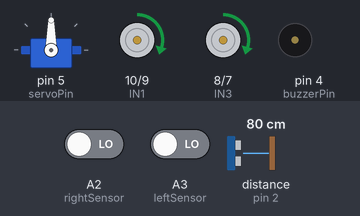
A sketch run on a simulated Arduino Leonardo, built with avr-gcc and run on an emulated ATmega32U4. Parts: servo, motor-driver pin pairs drawn as motors (green arrow = first pin HIGH = forward, orange = second pin HIGH = backward, longer = more drive, scaled by the enable pin), buzzer (waves = sounding, pin HIGH). Wiring (inferred from the names in the program): ultrasonic range finder: trigger pin 3; echo pin 2. Inputs (shaded band) come from the test bench; at power-on: distance to the obstacle (sensor on pin 2) 80 cm, A2 (rightSensor) LOW, A3 (leftSensor) LOW. The echo pulse lasts 58.3 µs per cm; pins used as bus, display or sensor lines are not drawn.

Above: at 2.2 s.
2.3 s: distance to the obstacle (sensor on pin 2) set to 35 cm
3.8 s: distance to the obstacle (sensor on pin 2) set to 29 cm
At 4.08 s:
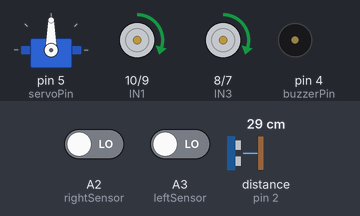
6.8 s: A2 (rightSensor) driven HIGH
At 7.09 s:
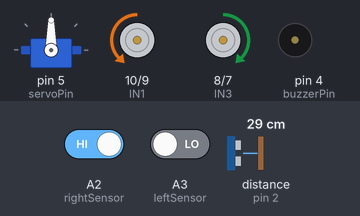
9.8 s: A3 (leftSensor) driven HIGH
At 10.1 s:
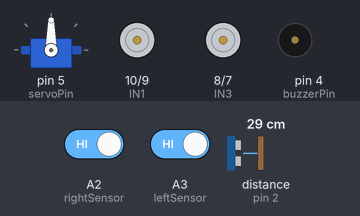
12.8 s: A2 (rightSensor) driven LOW
At 13.1 s:
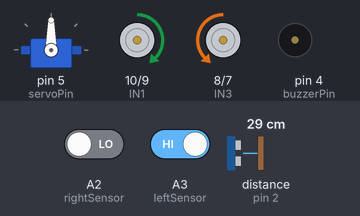
15.8 s: A3 (leftSensor) driven LOW
At 16.11 s:
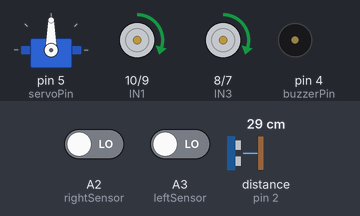
Timing chart, 0 to 19.8 s (numbered marks = the images above; inputs shaded):
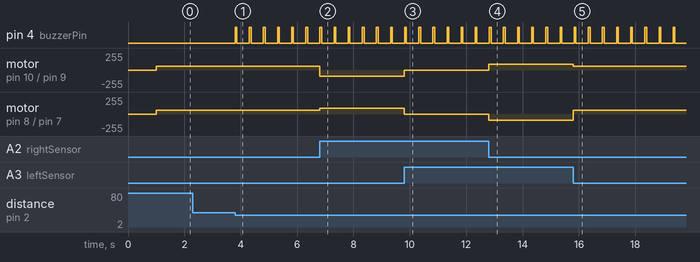

The sketch:

autonomous_vehicle.ino
```cpp
#include <Servo.h>

#define BT Serial1          // HC-05 on Mega pins 18 (TX1) and 19 (RX1)

// ================= IR SENSORS =================
int leftSensor  = A3;
int rightSensor = A2;

// ================= ULTRASONIC =================
#define trigPin 3
#define echoPin 2

// ================= BUZZER =================
#define buzzerPin 4

// ================= MOTOR DRIVER (Mega 2560) =================
int ENA = 11;
int IN1 = 10;
int IN2 = 9;
int IN3 = 8;
int IN4 = 7;
int ENB = 6;

// ================= SERVO =================
#define servoPin 5
Servo myServo;

// ================= SPEEDS =================
int speedA = 60;
int speedB = 60;
int turnSpeed = 90;

// ================= KICK START (after a stop) =================
int kickSpeed = 130;       // speed used to get the car moving again
int kickTime  = 150;       // ms: how long the kick lasts

// ================= DETECTION =================
int obstacleDist = 20;     // cm: car STOPS at or below this distance
int warnDist     = 30;     // cm: buzzer starts beeping slowly here
int resumeDist   = 35;     // cm: path must be clear ABOVE this distance to restart
int clearNeeded  = 6;      // readings in a row that must be clear before restarting

// ================= BUZZER BEEP TUNING =================
int beepSlow   = 600;      // ms between beeps at warnDist (slow)
int beepFast   = 100;      // ms between beeps just before the stop distance (fast)
int beepOnTime = 60;       // ms: length of each beep

unsigned long lastBeep = 0;
bool stopped = false;      // true while the car is stopped by an obstacle
int clearCount = 0;        // consecutive clear readings while stopped

// ================= TELEMETRY =================
// mode codes: 0 FORWARD, 1 TURN RIGHT, 2 TURN LEFT, 3 BOTH BLACK STOP,
//             4 OBSTACLE STOP, 5 LATCHED STOP, 6 KICK OK, 7 KICK ABORTED
int mode = 0;
int outA = 0, outB = 0;    // last motor commands (signed)
unsigned int seq = 0;      // record counter (lets MATLAB count dropped records)

// ================= SETUP =================
void setup()
{
  BT.begin(115200);        // HC-05 set to 115200 with AT+UART=115200,0,0

  pinMode(leftSensor, INPUT);
  pinMode(rightSensor, INPUT);

  pinMode(trigPin, OUTPUT);
  pinMode(echoPin, INPUT);

  pinMode(buzzerPin, OUTPUT);
  digitalWrite(buzzerPin, LOW);

  pinMode(ENA, OUTPUT);
  pinMode(IN1, OUTPUT);
  pinMode(IN2, OUTPUT);
  pinMode(IN3, OUTPUT);
  pinMode(IN4, OUTPUT);
  pinMode(ENB, OUTPUT);

  myServo.attach(servoPin);
  myServo.write(90);       // keep the ultrasonic sensor facing forward

  stopMotors();
  delay(1000);
}

// ================= MAIN LOOP =================
void loop()
{
  int frontDist = getDistance();
  int l = digitalRead(leftSensor);
  int r = digitalRead(rightSensor);

  // controller state at the START of this loop pass (inputs for MATLAB)
  bool stIn  = stopped;
  int  clrIn = clearCount;

  // Buzzer: silent far away, slow beeps -> fast beeps -> solid when stopped
  updateBuzzer(frontDist);

  // ---------- CAR IS STOPPED BY AN OBSTACLE ----------
  if (stopped)
  {
    stopMotors();
    mode = 5;

    // Count readings that are clearly clear (above resumeDist)
    if (frontDist > resumeDist) clearCount++;
    else                        clearCount = 0;

    // Path has been clear for several readings in a row -> restart
    if (clearCount >= clearNeeded)
    {
      bool ok = kickStart();   // careful kick (stops if the object is still there)
      clearCount = 0;

      if (ok)
      {
        stopped = false;
        mode = 6;
      }
      else
      {
        mode = 7;              // object still there: stay stopped
      }
    }

    sendTelemetry(l, r, frontDist, stIn, clrIn);
    return;
  }

  // ---------- OBSTACLE DETECTED: STOP ----------
  if (frontDist <= obstacleDist)
  {
    stopMotors();
    stopped = true;
    clearCount = 0;
    mode = 4;

    sendTelemetry(l, r, frontDist, stIn, clrIn);
    return;
  }

  // ---------- NO OBSTACLE: LANE FOLLOWING ----------
  laneFollow(l, r);
  sendTelemetry(l, r, frontDist, stIn, clrIn);
}

// ================= TELEMETRY (non-blocking) =================
// Record: T,seq,ms,L,R,dist,stIn,clrIn,mode,outA,outB,buzzer,stOut,clrOut
void sendTelemetry(int l, int r, int dist, bool stIn, int clrIn)
{
  char buf[64];
  int n = snprintf(buf, sizeof(buf),
      "T,%u,%lu,%d,%d,%d,%d,%d,%d,%d,%d,%d,%d,%d\n",
      seq++, millis(), l, r, dist, (int)stIn, clrIn, mode,
      outA, outB, digitalRead(buzzerPin), (int)stopped, clearCount);

  // never block the control loop: if the Bluetooth buffer is full, drop this record
  if (BT.availableForWrite() >= n) BT.write((uint8_t*)buf, n);
}

// ================= BUZZER =================
void updateBuzzer(int dist)
{
  // At or below the stop distance: continuous sound
  if (dist <= obstacleDist)
  {
    digitalWrite(buzzerPin, HIGH);
    return;
  }

  // Warning zone: beep faster as the obstacle gets closer
  if (dist <= warnDist)
  {
    int interval = map(dist, obstacleDist, warnDist, beepFast, beepSlow);
    unsigned long now = millis();

    if (now - lastBeep >= (unsigned long)interval)
    {
      lastBeep = now;
      digitalWrite(buzzerPin, HIGH);          // start a beep
    }
    else if (now - lastBeep >= (unsigned long)beepOnTime)
    {
      digitalWrite(buzzerPin, LOW);           // end the beep
    }
    return;
  }

  // Far away: silent
  digitalWrite(buzzerPin, LOW);
}

// ================= KICK START =================
// Short burst to overcome standing friction.
// Checks the distance while moving. Returns false (and stops) if an obstacle is still there.
bool kickStart()
{
  analogWrite(ENA, kickSpeed);
  analogWrite(ENB, kickSpeed);
  outA = kickSpeed;
  outB = kickSpeed;

  digitalWrite(IN1, HIGH);
  digitalWrite(IN2, LOW);
  digitalWrite(IN3, HIGH);
  digitalWrite(IN4, LOW);

  unsigned long startTime = millis();

  while (millis() - startTime < (unsigned long)kickTime)
  {
    if (getDistance() <= obstacleDist)
    {
      stopMotors();
      return false;
    }
  }

  return true;
}

// ================= LANE FOLLOWING =================
void laneFollow(int left, int right)
{
  // Both sensors on white
  if (left == LOW && right == LOW)
  {
    forward();
    mode = 0;
  }
  // Left sensor sees black line
  else if (left == HIGH && right == LOW)
  {
    turnRight();
    mode = 1;
  }
  // Right sensor sees black line
  else if (left == LOW && right == HIGH)
  {
    turnLeft();
    mode = 2;
  }
  // Both sensors on black
  else
  {
    stopMotors();
    mode = 3;
  }
}

// ================= ULTRASONIC =================
int getDistance()
{
  digitalWrite(trigPin, LOW);
  delayMicroseconds(2);

  digitalWrite(trigPin, HIGH);
  delayMicroseconds(10);
  digitalWrite(trigPin, LOW);

  long duration = pulseIn(echoPin, HIGH, 25000);

  if (duration == 0) return 200;

  return duration * 0.034 / 2;
}

// ================= LANE FOLLOWING MOVEMENTS =================
void forward()
{
  analogWrite(ENA, speedA);
  analogWrite(ENB, speedB);
  outA = speedA;
  outB = speedB;

  digitalWrite(IN1, HIGH);
  digitalWrite(IN2, LOW);
  digitalWrite(IN3, HIGH);
  digitalWrite(IN4, LOW);
}

// Sharp Left Turn
void turnLeft()
{
  analogWrite(ENA, turnSpeed);
  analogWrite(ENB, turnSpeed);
  outA = -turnSpeed;
  outB =  turnSpeed;

  digitalWrite(IN1, LOW);
  digitalWrite(IN2, HIGH);
  digitalWrite(IN3, HIGH);
  digitalWrite(IN4, LOW);
}

// Sharp Right Turn
void turnRight()
{
  analogWrite(ENA, turnSpeed);
  analogWrite(ENB, turnSpeed);
  outA =  turnSpeed;
  outB = -turnSpeed;

  digitalWrite(IN1, HIGH);
  digitalWrite(IN2, LOW);
  digitalWrite(IN3, LOW);
  digitalWrite(IN4, HIGH);
}

// ================= STOP =================
void stopMotors()
{
  analogWrite(ENA, 0);
  analogWrite(ENB, 0);
  outA = 0;
  outB = 0;

  digitalWrite(IN1, LOW);
  digitalWrite(IN2, LOW);
  digitalWrite(IN3, LOW);
  digitalWrite(IN4, LOW);
}
```

Measured:
- the behaviour switches between 32 and 31 cm on distance to the obstacle (sensor on pin 2) (found by bisection; images 0 and 1)
- after the input at 2.3 s, every drawn part: stays the same
- after the input at 3.8 s, pin 4 (buzzerPin): alternates HIGH for 0.06 s and LOW for 0.44 s, starting at once
- after the input at 6.8 s, motor on pin 10 (IN1) / pin 9 (IN2): forward 60/255 → backward 90/255 at once; motor on pin 8 (IN3) / pin 7 (IN4): forward 60/255 → forward 90/255 at once
- after the input at 9.8 s, motor on pin 10 (IN1) / pin 9 (IN2): backward 90/255 → stopped at once; motor on pin 8 (IN3) / pin 7 (IN4): forward 90/255 → stopped at once
- after the input at 12.8 s, motor on pin 10 (IN1) / pin 9 (IN2): stopped → forward 90/255 at once; motor on pin 8 (IN3) / pin 7 (IN4): stopped → backward 90/255 at once
- after the input at 15.8 s, motor on pin 10 (IN1) / pin 9 (IN2): forward 90/255 → forward 60/255 at once; motor on pin 8 (IN3) / pin 7 (IN4): backward 90/255 → forward 60/255 at once
